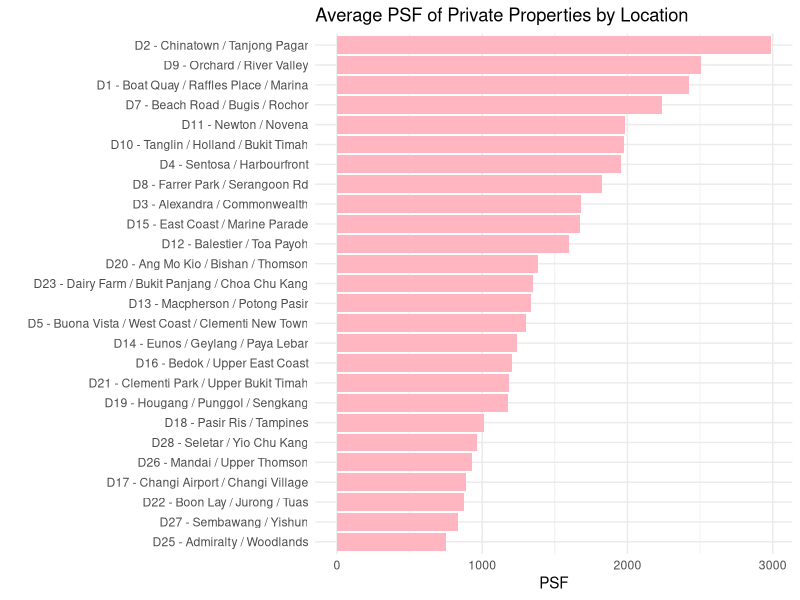
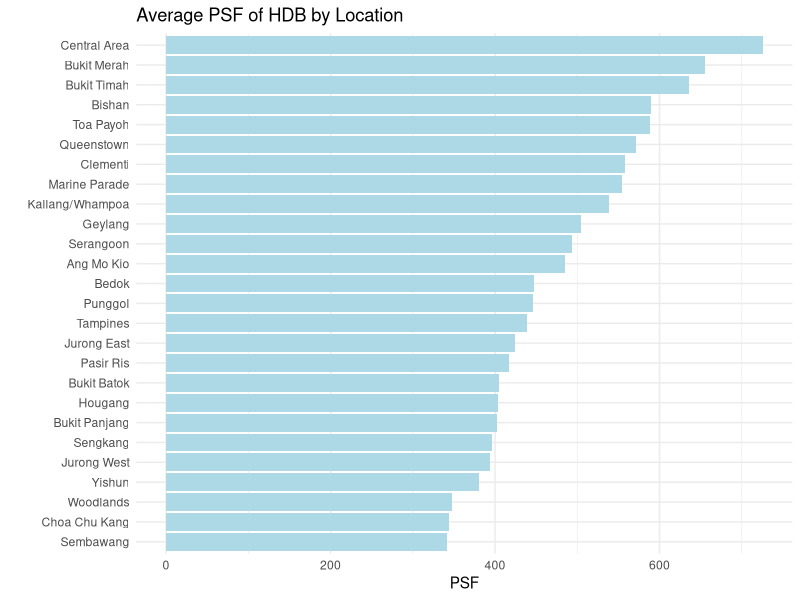

These figures' R source, in order:
## ---- chunk 1
require(magrittr)
require(dplyr)
require(mice)

srxData <- read.csv("srx (Team 6).csv", stringsAsFactors = TRUE)
srxData$X <- NULL #get rid of row indices
#na_count <-sapply(srxData, function(y) sum(length(which(is.na(y)))))
na_count <-sapply(srxData, function(y) sum(is.na(y)))
na_count

#md.pattern(srxData)

#srxData$Property.Name
#srxData$Property.Type   Got time do HDB dummy variable
suppressWarnings(srxData$Asking <- ifelse(srxData$Asking=="View to offer", NA, as.numeric(gsub(",", "", gsub("\\$", "", srxData$Asking)))))
srxData$AskingAvail <- !is.na(srxData$Asking) #correspond to those that do not offer their prices. More expensive?. PSF also missing for same reason.
srxData$PSFLand <- as.numeric(gsub(".*[(]Built-up[)].*", "", gsub(",", "", gsub(".*\\$([0-9,]+(?=\\s+psf\\s+[(]Land[)])).*", "\\1", srxData$PSF, perl = TRUE)))) #creates a new numeric vector to store PSF by Land #should I create a factor for when it is NA?
srxData$PSFBuilt <- as.numeric(gsub(".*[(]Land[)].*", "", gsub(",", "", gsub(".*\\$([0-9,]+(?=\\s+psf\\s+[(]Built-up[)])).*", "\\1", srxData$PSF, perl = TRUE)))) #creates a new numeric vector to store PSF by Built
#srxData$Built.Year #should I create a factor for when it is NA?
srxData$Model <- factor(gsub("(?!.*[)])([(].*+)", "\\1)", srxData$Model, perl = TRUE)) #closes unclosed round brackets in the data

#treat the nearly mutually exclusive NA's in HDB Town and District
#manually treat the missing NA for both HDB Town and District
srxData[which((is.na(srxData$HDB.Town) == TRUE) & (is.na(srxData$District) == TRUE)),]$HDB.Town <- "Queenstown"

#A lot of work for Developer
  srxData$Developer <- factor(toupper(gsub("(?i)limited(?-i)", "LTD", srxData$Developer)))
  srxData$Developer <- factor(gsub("[(]*(?i)PRIVATE[)]*(?-i)", "PTE", srxData$Developer, perl = TRUE))
#manual fixing for spotted errors
  srxData$Developer <- factor(gsub("(BUKI SEMABWANG ESTATES LTD)|(BUKIT SEMABWANG ESTATES LTD)", "BUKIT SEMBAWANG ESTATES LIMITED", srxData$Developer)) #should have a dummy for every company. Not sure ASTON and ASTOR are same companies.
  srxData$Developer <- factor(gsub("CITY DEVELOPMENT LTD", "CITY DEVELOPMENTS LTD", srxData$Developer))
  srxData$Developer <- factor(gsub("ORGANISATION", "ORGANIZATION", srxData$Developer))
  srxData$Developer <- factor(gsub("FAIRVIEW DEVELOPMENT PTE LTD", "FAIRVIEW DEVELOPMENTS PTE LTD", srxData$Developer))
  srxData$Developer <- ifelse(grepl("HDB",srxData$Property.Type),
                                      "HOUSING DEVELOPMENT BOARD",srxData$Developer)
#srxData$Address ??
#srxData$District #can it be obtained from the address?
#srxData$Bedrooms #is 1+1 same as 2? Is Studio same as 1?
#srxData$Bathrooms #should I create a factor for NA's?
#srxData$Floor #is ground floor same as floor 1? Factor for NA's? high, low and mid floors - how to use?
srxData$Floor <- addNA(srxData$Floor)
levels(srxData$Floor) <- ifelse(grepl("01",levels(srxData$Floor)),"GROUND",levels(srxData$Floor))

sqmToSqftConvFactor <- 10.7639
srxData$AreaLand <- ifelse(grepl("sqft",srxData$Area)|
                             is.na(srxData$Area),
                           as.numeric(gsub(".*(([(]Built-up[)])|(sqm)).*", "", gsub(",", "", gsub("^.*(\\s|^)([0-9,]+(?=\\s+sqft\\s+[(]Land[)])).*", "\\2", srxData$Area, perl = TRUE)))), 
                           as.numeric(gsub(".*(([(]Built-up[)])|(sqft)).*", "", gsub(",", "", gsub("^.*(\\s|^)([0-9,]+(?=\\s+sqm\\s+[(]Land[)])).*", "\\2", srxData$Area, perl = TRUE))))*sqmToSqftConvFactor)
srxData$AreaBuilt <- ifelse(grepl("sqft",srxData$Area)|
                              is.na(srxData$Area),
                            as.numeric(gsub(".*(([(]Land[)])|(sqm)).*", "", gsub(",", "", gsub("^.*(\\s|^)([0-9,]+(?=\\s+sqft\\s+[(]Built-up[)])).*", "\\2", srxData$Area, perl = TRUE)))), 
                            as.numeric(gsub(".*(([(]Land[)])|(sqft)).*", "", gsub(",", "", gsub("^.*(\\s|^)([0-9,]+(?=\\s+sqm\\s+[(]Built-up[)])).*", "\\2", srxData$Area, perl = TRUE))))*sqmToSqftConvFactor)
levels(srxData$Tenure) <- ifelse(grepl("Freehold",levels(srxData$Tenure)),"FREEHOLD",levels(srxData$Tenure)) #can I just leave the factors as they are? Factor for NA's?
levels(srxData$Tenure) <- ifelse(grepl("946 years from 01/01/1938",levels(srxData$Tenure)) | grepl("946 years from 23/06/1938",levels(srxData$Tenure)) | grepl("947 years from 05/10/1934",levels(srxData$Tenure)),"999 years",levels(srxData$Tenure))
#srxData$No..of.Units #Factor for NA's?
#srxData$Facilities #split into factors?
#srxData$Agent #Looks ok?
srxData$Furnish <- addNA(srxData$Furnish)
#srxData$HDB.Town #Factor for NA's? How to identify HDBs?
## ---- chunk 2
require(ggplot2)
require(ggthemes)
## ---- chunk 3
# to create a df classifies means PSF by District
psf.pp.df = as.data.frame(tapply(srxData$PSFBuilt, srxData$District, mean, na.rm=TRUE))
colnames(psf.pp.df) = c("PSF")
psf.pp.df$District = rownames(psf.pp.df)
rownames(psf.pp.df) = 1: dim(psf.pp.df)[1]
# sort the factor level of $Distrct in asending order of the corrsponding PSF value (for ploting)
psf.pp.df <- psf.pp.df[order(psf.pp.df$PSF), ]
psf.pp.df$District <- factor(psf.pp.df$District, levels = psf.pp.df$District[order(psf.pp.df$PSF)])
# plot the bar chart 
ggplot(psf.pp.df) + geom_bar(aes(x=District, y= PSF),stat="identity", fill="lightpink") + coord_flip()  + labs(x="", y="PSF") + ggtitle("Average PSF of Private Properties by Location") + theme(axis.text.y=element_text(size = rel(0.8))) + theme_minimal() 
## ---- chunk 4
# to create a df classifies means PSF by HDB.Town
psf.hdb.df = as.data.frame(tapply(srxData$PSFBuilt, srxData$HDB.Town, mean, na.rm=TRUE))
colnames(psf.hdb.df) = c("PSF")
psf.hdb.df$HDB.Town = rownames(psf.hdb.df)
rownames(psf.hdb.df) = 1: dim(psf.hdb.df)[1]
# sort the factor level of $Distrct in asending order of the corrsponding PSF value (for ploting)
psf.hdb.df <- psf.hdb.df[order(psf.hdb.df$PSF), ]
psf.hdb.df$HDB.Town <- factor(psf.hdb.df$HDB.Town, levels = psf.hdb.df$HDB.Town[order(psf.hdb.df$PSF)])
# plot the bar chart 
ggplot(psf.hdb.df) + geom_bar(aes(x=HDB.Town, y= PSF),stat="identity", fill="lightblue") + coord_flip()  + labs(x="", y="PSF") + ggtitle("Average PSF of HDB by Location") + theme(axis.text.y=element_text(size = rel(0.8))) + theme_minimal() 
